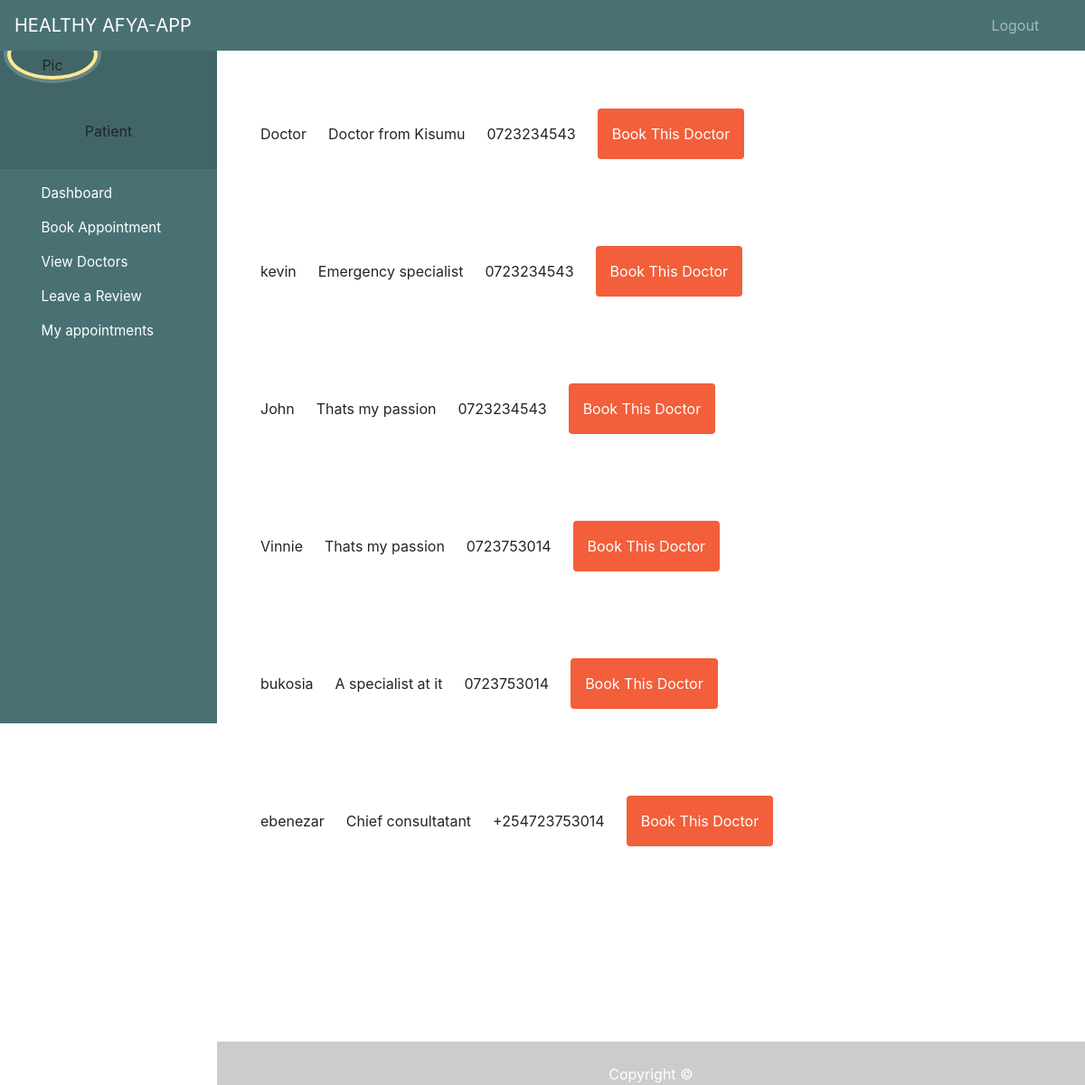
Screenshot of /all_doctors/ with the database file from the repository.
### bookingapp/models.py (models this page shows, shortened)
class Doctor(models.Model):
    CARD ='Cardiologist'
    DERMA = 'Dermatologist'
    EMERGE =  'Emergency Specialist'
    ALLERGY = 'Allergy Specialist'
    ANAE = 'Anesthesiologist'
    COLON = 'COlon and Rectal Surgeon'
    NORMAL = 'Consultant'
    SPECIALIZATION_CHOICES = [
        (CARD, 'Cardiologist'),
        (DERMA, 'Dermatologist'),
        (EMERGE, 'Emergency Specialist'),
        (ALLERGY, 'Allergy Specialist'),
        (ANAE, 'Anesthesiologist'),
        (COLON, 'COlon and Rectal Surgeon'),
        (NORMAL, 'Consultant'),
    ]
    user = models.OneToOneField(User, on_delete=models.CASCADE, related_name='doctor', null=True)
    age = models.IntegerField()
    phone = models.CharField(max_length=255)
    county = models.ForeignKey(County, on_delete=models.CASCADE, null=True)
    specialization = models.CharField(max_length=50,choices=SPECIALIZATION_CHOICES , null=True)
    biography = models.TextField(null=True, default='-')
    birth_date = models.DateField(null=True, blank=True)
    has_schedule = models.BooleanField(default=False)
    last_update = models.DateTimeField(auto_now = True)
    created_at = models.DateTimeField(auto_now_add = True)

### bookingapp/views.py (the view)
# urls.py: path('all_doctors/', views.all_doctors, name='all-doctors'),
def all_doctors(request):
    doctor = Doctor.objects.all()
    return render(request, 'patient/doctors.html', {'doctor': doctor})

### bookingapp/templates/patient/doctors.html (shortened to what this page needs)
{% extends 'patient/dashboard.html' %}
{% load tailwind_tags %}
{% block content %}
<!DOCTYPE html>
<html lang="en">
<head>
    {% tailwind_css %}
</head>
<body>
    {% for doctor in doctor %}
    <table>
    <div class="relative container mx-auto p-6">
        <div class="flex space-x-6 p-6">
    <li class="flex items-center justify-between"> <a href="">{{ doctor.user.first_name }} </a></li>
    <li class="flex items-center justify-between"> {{ doctor.biography }}</li>
    <li class="flex items-center justify-between"> {{ doctor.phone }}</li>
    <a href="{% url 'appointment-form' doctor.id  %}" class="p-3 px-6 pt-2 text-white bg-brightRed rounded baseline hover:bg-brightRedLight">
        Book This Doctor
    </a>
   </div>
</div>
</table>
    {% endfor %}
</body>
</html>
{% endblock %}

### rows the page displays
Doctor: user.first_name "Doctor", biography "Doctor from Kisumu", phone "0723234543"
Doctor: user.first_name "kevin", biography "Emergency specialist", phone "0723234543"
Doctor: user.first_name "John", biography "Thats my passion", phone "0723234543"
Doctor: user.first_name "Vinnie", biography "Thats my passion", phone "0723753014"
Doctor: user.first_name "bukosia", biography "A specialist at it", phone "0723753014"
Doctor: user.first_name "ebenezar", biography "Chief consultatant", phone "+254723753014"
